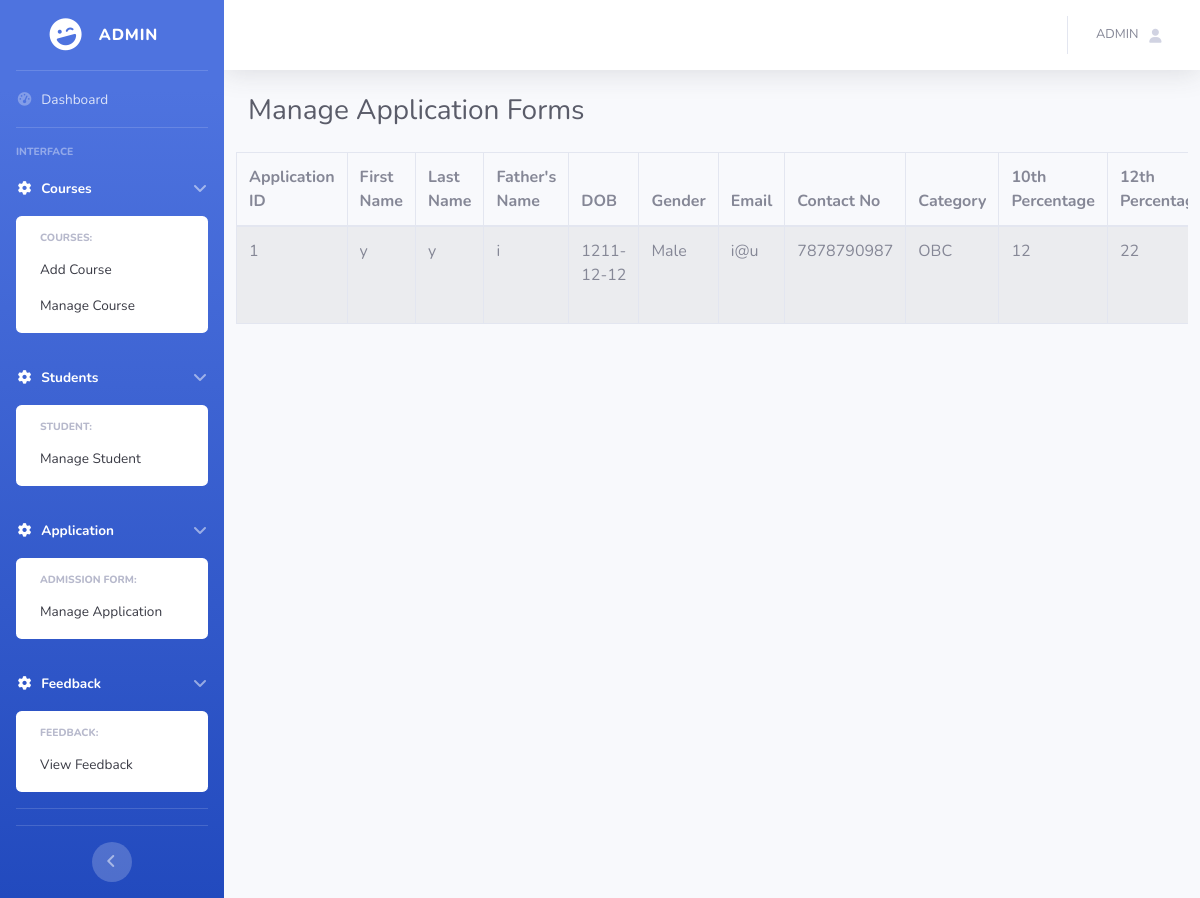
/pp/disapplication.php, run on the app's committed database.
### tables this page shows
CREATE TABLE `application` (
  `app_id` int(10) NOT NULL,
  `firstname` varchar(20) NOT NULL,
  `lastname` varchar(20) NOT NULL,
  `fname` varchar(20) NOT NULL,
  `dob` date NOT NULL,
  `gender` varchar(10) NOT NULL,
  `email` varchar(20) NOT NULL,
  `num` bigint(15) NOT NULL,
  `category` varchar(10) NOT NULL,
  `10%` int(5) NOT NULL,
  `12%` int(5) NOT NULL,
  `graduation%` int(5) NOT NULL,
  `c_name` varchar(20) NOT NULL,
  `c_id` varchar(20) NOT NULL,
  `address` varchar(50) NOT NULL,
  `status` varchar(10) NOT NULL
);

### pp/disapplication.php (the view, shortened to what this page needs)
<?php
require 'connection.php';
$query = "select * from application";
 $result = mysqli_query($conn, $query);
?>
<!DOCTYPE html>
<html lang="en">
<head>
   <link href="vendor/fontawesome-free/css/all.min.css" rel="stylesheet" type="text/css">
   <link href="css/sb-admin-2.min.css" rel="stylesheet">
</head>
<body>
                <div id="wrapper">
                    <ul class="navbar-nav bg-gradient-primary sidebar sidebar-dark accordion" id="accordionSidebar">
                        <a class="sidebar-brand d-flex align-items-center justify-content-center" href="">
                            <div class="sidebar-brand-icon rotate-n-15">
                                <i class="fas fa-laugh-wink"></i>
                            </div>
                            <div class="sidebar-brand-text mx-3">Admin</div>
                        </a>
                        <hr class="sidebar-divider my-0">
                        <li class="nav-item">
                            <a class="nav-link" href="admindash.php">
                                <i class="fas fa-fw fa-tachometer-alt"></i>
                                <span>Dashboard</span></a>
                        </li>
                        <hr class="sidebar-divider">
                        <div class="sidebar-heading">
                            Interface
                        </div>
                        <li class="nav-item active">
                            <a class="nav-link" href="#" data-toggle="collapse" data-target="#collapseTwo"
                                aria-expanded="true" aria-controls="collapseTwo">
                                <i class="fas fa-fw fa-cog"></i>
                                <span>Courses</span>
                            </a>
                            <div id="collapseTwo" class="collapse show" aria-labelledby="headingTwo"
                                data-parent="#accordionSidebar">
                                <div class="bg-white py-2 collapse-inner rounded">
                                    <h6 class="collapse-header">Courses:</h6>
                                    <a class="collapse-item " href="addcourse.php">Add Course</a>
                                    <a class="collapse-item " href="manage_course.php">Manage Course</a>
                                </div>
                            </div>
                        </li>
                        <li class="nav-item active">
                            <a class="nav-link" href="#" data-toggle="collapse" data-target="#collapseTwo"
                                aria-expanded="true" aria-controls="collapseTwo">
                                <i class="fas fa-fw fa-cog"></i>
                                <span>Students</span>
                            </a>
                            <div id="collapseTwo" class="collapse show" aria-labelledby="headingTwo"
                                data-parent="#accordionSidebar">
                                <div class="bg-white py-2 collapse-inner rounded">
                                    <h6 class="collapse-header">Student:</h6>
                                    <a class="collapse-item " href="disstudent.php">Manage Student</a>
                                </div>
                            </div>
                        </li>
                        <li class="nav-item active">
                            <a class="nav-link" href="#" data-toggle="collapse" data-target="#collapseTwo"
                                aria-expanded="true" aria-controls="collapseTwo">
                                <i class="fas fa-fw fa-cog"></i>
                                <span>Application</span>
                            </a>
                            <div id="collapseTwo" class="collapse show" aria-labelledby="headingTwo"
                                data-parent="#accordionSidebar">
                                <div class="bg-white py-2 collapse-inner rounded">
                                    <h6 class="collapse-header">Admission Form:</h6>
                                    <a class="collapse-item " href="disapplication.php">Manage Application</a>
                                </div>
                            </div>
                        </li>
                        <li class="nav-item active">
                            <a class="nav-link" href="#" data-toggle="collapse" data-target="#collapseTwo"
                                aria-expanded="true" aria-controls="collapseTwo">
                                <i class="fas fa-fw fa-cog"></i>
                                <span>Feedback</span>
                            </a>
                            <div id="collapseTwo" class="collapse show" aria-labelledby="headingTwo"
                                data-parent="#accordionSidebar">
                                <div class="bg-white py-2 collapse-inner rounded">
                                    <h6 class="collapse-header">Feedback:</h6>
                                    <a class="collapse-item " href="displayfeedback.php">View Feedback</a>
                                </div>
                            </div>
                        </li>
                        <hr class="sidebar-divider">
                        <hr class="sidebar-divider d-none d-md-block">
                        <div class="text-center d-none d-md-inline">
                            <button class="rounded-circle border-0" id="sidebarToggle"></button>
                        </div>
                    </ul>
                    <div id="content-wrapper" class="d-flex flex-column">
                        <div id="content">
                            <nav class="navbar navbar-expand navbar-light bg-white topbar mb-4 static-top shadow">
                                <ul class="navbar-nav ml-auto">
                                    <li class="nav-item dropdown no-arrow">
                                        <a class="nav-link dropdown-toggle" href="#" id="userDropdown" role="button"
                                            data-toggle="dropdown" aria-haspopup="true" aria-expanded="false">
                                            <span class="mr-2 d-none d-lg-inline text-gray-600 small">ADMIN
                                            </span>
                                            <i class="fas fa-user fa-sm fa-fw mr-2 text-gray-400"></i>
                                        </a>
                                    </li>
                                </ul>
                            </nav>
 <div class="container-fluid">
<div class="d-sm-flex align-items-center justify-content-between mb-4">
    <h1 class="h3 mb-0 text-gray-800">Manage Application Forms </h1>
</div>
<div class="row d-flex justify-content-center">
    <div class="table-responsive">
    <table class="table table-striped table-bordered table-hover">
    <thead>
    <tr>
    <th scope="col">Application ID</th>
    <th scope="col">First Name</th>
    <th scope="col">Last Name</th>
    <th scope="col">Father's Name</th>
    <th scope="col">DOB</th>
    <th scope="col">Gender</th>
    <th scope="col">Email</th>
    <th scope="col">Contact No</th>
    <th scope="col">Category</th>
    <th scope="col">10th Percentage</th>
    <th scope="col">12th Percentage</th>
    </tr>
    </thead>
    <tbody>
     <tr>
            <?php
            while($row = mysqli_fetch_assoc($result))
            {
            ?>
            <td><?php echo $row['app_id']?></td>
            <td><?php echo $row['firstname']?></td>
            <td><?php echo $row['lastname']?></td>
            <td><?php echo $row['fname']?></td>
            <td><?php echo $row['dob']?></td>
            <td><?php echo $row['gender']?></td>
            <td><?php echo $row['email']?></td>
            <td><?php echo $row['num']?></td>
            <td><?php echo $row['category']?></td>
            <td><?php echo $row['10%']?></td>
            <td><?php echo $row['12%']?></td>
            </tr>
             <?php
            }
            ?>
    </tbody>
    </table>
    </div>
</div>
</div>
</div>
</div>
</body>
</html>

### data on the page
application: app_id "1", firstname "y", lastname "y", fname "i", dob "1211-12-12", gender "Male", email "i@u", num "7878790987", category "OBC", value "12", value "22"
